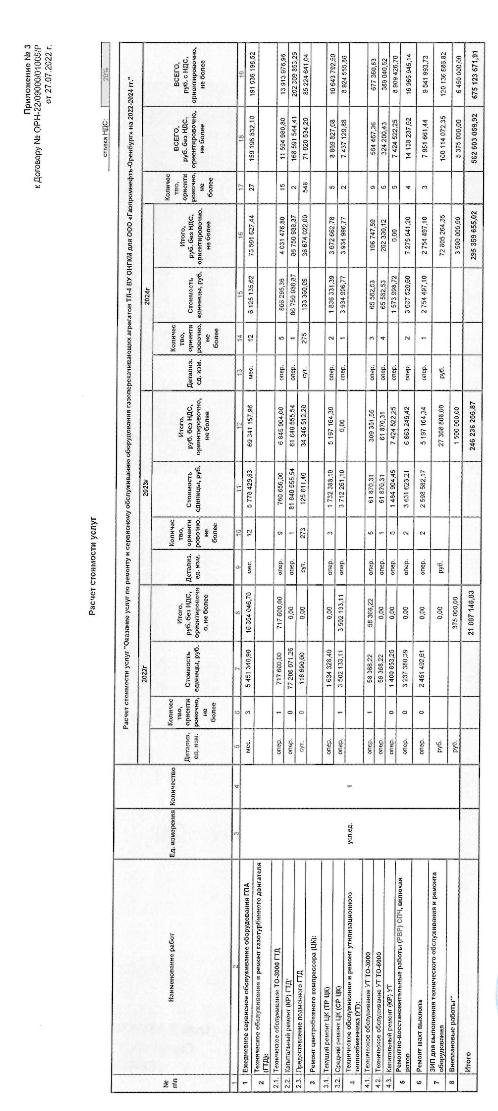
#> input picture data/input/original.jpeg, 498 x 1111 px, found by its file name
$ python test_table_contour.py
#> lines starting #> are read from the running program, lines starting #| are printed output that depends on the picture; after the words box and inside, x2 and y2 are one past the last pixel; in counts of white or black regions, pixels touching at a corner belong together
import cv2
import os
import numpy as np

# Assume your preprocess and find_table_contour functions are defined above

# Load an image (replace with your own test image path)
img_path = "data/input/original.jpeg"  # e.g., photo of a receipt, table, document
img = cv2.imread(img_path)
#> img is the input picture: shape (1111, 498, 3); mean B, G, R 235.5, 235.5, 235.5
DEVELOPMENT_DIR = "steps_out"


# ---------- Основные шаги ----------
# ---------- Основные шаги ----------

def mask_pixels(img, output_path="masked_image.png"):
#> called with output_path = 'mask_1.png'
    import numpy as np
    import cv2

    # Convert to float 0–1
    img = img.astype(np.float32) / 255.0

    # If image is grayscale (2D), expand to 3D so we can use axis=2
    if len(img.shape) == 2:
        img = np.stack([img, img, img], axis=2)

    # Compute brightness and color variation
    brightness = np.mean(img, axis=2)
    color_diff = np.max(img, axis=2) - np.min(img, axis=2)

    # Threshold
    bright_thresh = 0.86
    color_thresh = 0.1

    # Mask for light gray pixels
    mask = (brightness > bright_thresh) & (color_diff < color_thresh)
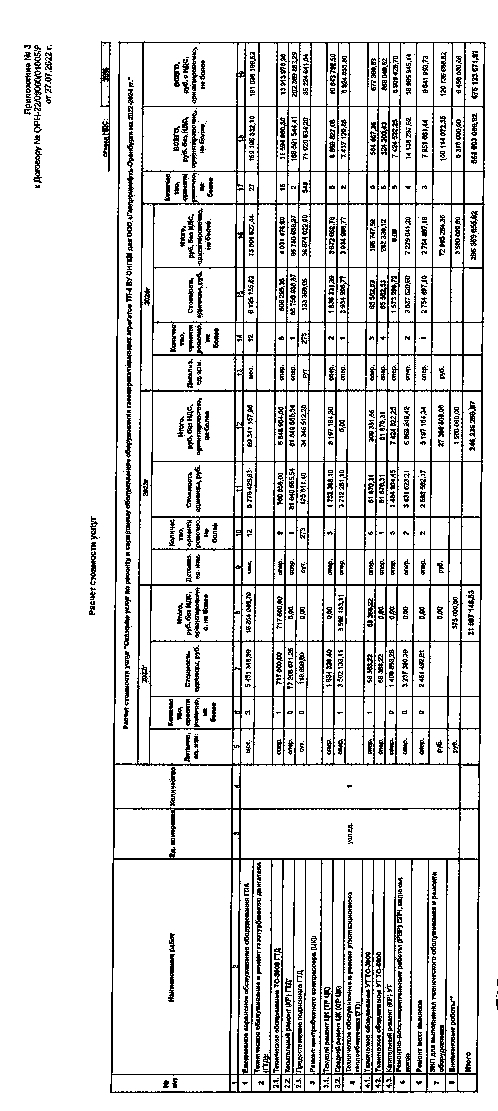
#> mask: shape (1111, 498) bool; 87.1% white; black in thin lines or dots

    # Replace with white
    img[mask] = [1.0, 1.0, 1.0]

    # Convert back to uint8
    result = (img * 255).astype(np.uint8)
    cv2.imwrite(f"steps_out/{output_path}", result)
    return result

def preprocess(img):
    filename_1 = "grayscale_image.png"
    filename_2 = "thresholded_image.png"
    filename_3 = "denoised_image.png"
    path_1 = os.path.join(DEVELOPMENT_DIR, filename_1)
    path_2 = os.path.join(DEVELOPMENT_DIR, filename_2)
    path_3 = os.path.join(DEVELOPMENT_DIR, filename_3)


    gray = mask_pixels(img, "mask_1.png")
    gray = cv2.cvtColor(gray, cv2.COLOR_BGR2GRAY)
    # better contrast
    clahe = cv2.createCLAHE(clipLimit=2.0, tileGridSize=(12,12))
    gray = clahe.apply(gray)
    gray_2 = mask_pixels(img, "mask_2.png")
    den = cv2.bilateralFilter(gray_2, d=9, sigmaColor=30, sigmaSpace=30)


    # Ensure single-channel uint8 before thresholding
    if len(den.shape) == 3:
        den = cv2.cvtColor(den, cv2.COLOR_BGR2GRAY)
#> den: shape (1111, 498)

    if den.dtype != np.uint8:
        den = (den * 255).astype(np.uint8)
    # # adaptive threshold - хорош для разного освещения
    th = cv2.adaptiveThreshold(den, 255, cv2.ADAPTIVE_THRESH_GAUSSIAN_C,
                               cv2.THRESH_BINARY_INV, 11, 2)
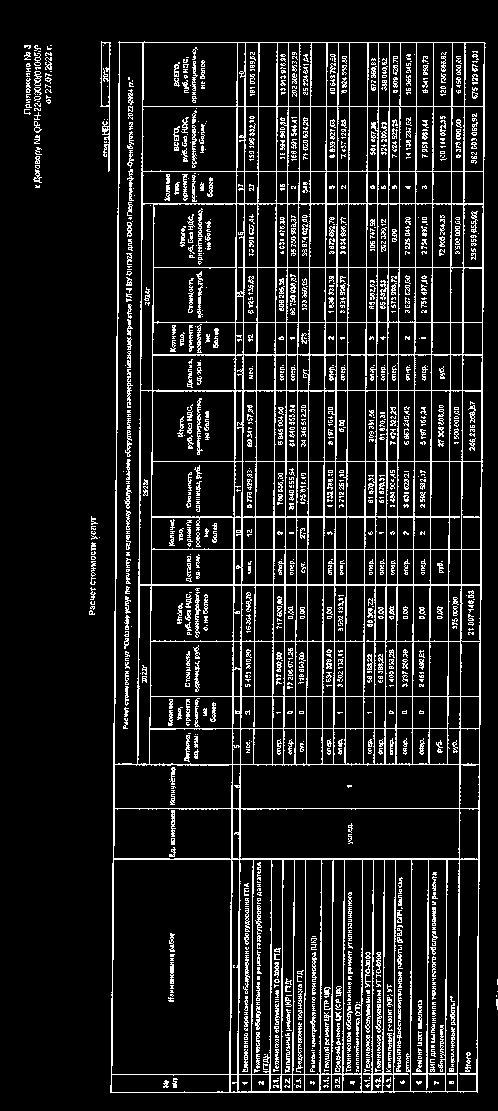
#> th: shape (1111, 498); 11.7% white in thin lines or dots

    cv2.imwrite(path_1, gray)
    cv2.imwrite(path_2, th)
    cv2.imwrite(path_3, den)
    return gray, th


def find_table_contour(thresh):
    # ищем крупный контур (таблицу)
    contours, _ = cv2.findContours(thresh, cv2.RETR_EXTERNAL, cv2.CHAIN_APPROX_SIMPLE)
#> contours = 64 contours, 53 with area under 20; largest, box (x1, y1, x2, y2) and area: (110, 41, 486, 1093) 384120, (100, 41, 111, 172) 634, (34, 71, 42, 86) 46, (33, 169, 42, 183) 42, (34, 121, 42, 133) 39
    if not contours:
        return None
    contours = sorted(contours, key=cv2.contourArea, reverse=True) #why to sort? - Why? The table or document is usually the largest object in the image.
    for c in contours:
        peri = cv2.arcLength(c, True) # True perimeter is closed
        approx = cv2.approxPolyDP(c, 0.02*peri, True)
        if len(approx) == 4:
            return approx.reshape(4,2)
#> this loop made 1 pass
#> (peri, approx) on pass 1: (2865.7, [[119, 41], [110, 1092], [477, 1092], [485, 43]])
    return None

if img is None:
    raise FileNotFoundError(f"Image not found: {img_path}")

# Preprocess to get thresholded image
gray, thresh = preprocess(img)  # your existing function

# Find table contour
table_contour = find_table_contour(thresh)
#> table_contour = [[119, 41], [110, 1092], [477, 1092], [485, 43]]

# Draw result
output = img.copy()

if table_contour is not None:
    print("✅ Table contour found!")
    print("Corners:", table_contour)
#| Corners: [[ 119   41]
#|  [ 110 1092]
#|  [ 477 1092]
#|  [ 485   43]]

    # Draw the contour (in green)
    cv2.drawContours(output, [table_contour], -1, (0, 255, 0), 3)
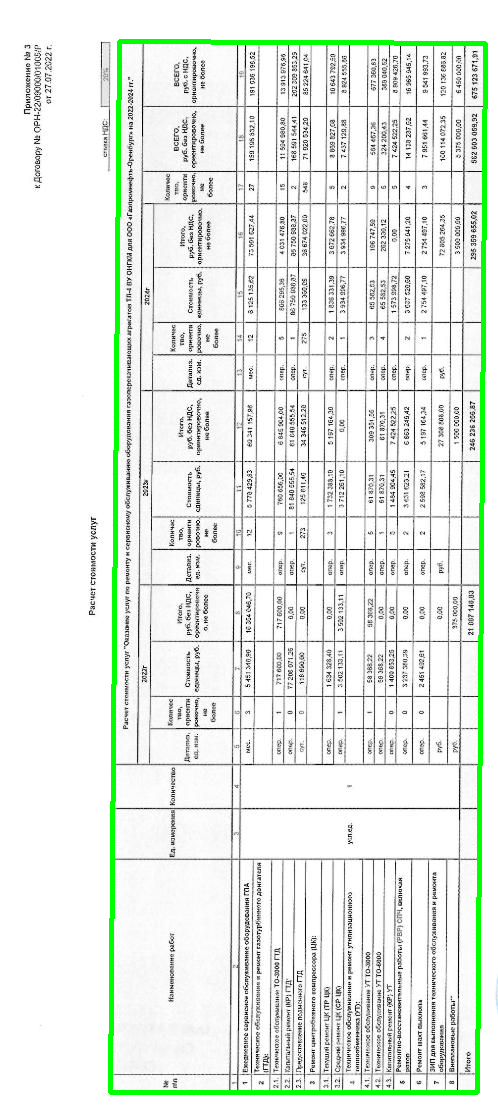
#> output: shape (1111, 498, 3); 2.56% of pixels changed, all inside (x1, y1, x2, y2) = (108, 39, 488, 1095)

    # Optionally: label each corner
    for i, (x, y) in enumerate(table_contour):
        cv2.circle(output, (x, y), 8, (0, 0, 255), -1)  # red dot
        cv2.putText(output, f"P{i}", (x+10, y), cv2.FONT_HERSHEY_SIMPLEX, 0.6, (255, 0, 0), 2)
#> this loop made 4 passes
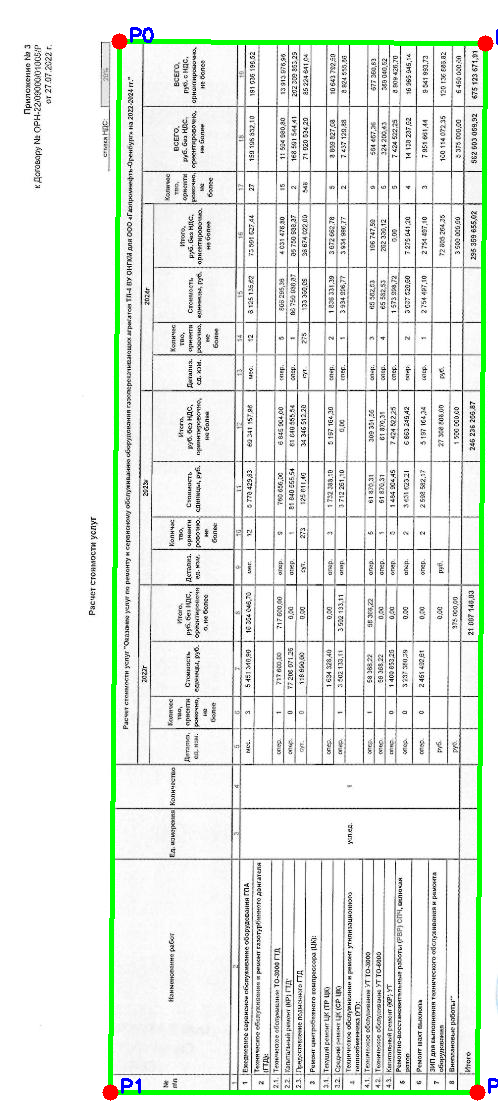
#> output: shape (1111, 498, 3); 0.23% of pixels changed, all inside (x1, y1, x2, y2) = (102, 27, 498, 1101)
else:
    print("❌ No table contour found.")
OUTPUT_DIR = "steps_out"
path_1 = os.path.join(OUTPUT_DIR, "output_with_contour.jpg")
cv2.imwrite(path_1, output)
path_2 = os.path.join(OUTPUT_DIR, "threshold_used.jpg")
cv2.imwrite(path_2, thresh)
# [8 lines of commented-out code are left out]

$ run again, with data/input/table_image_1jpeg.jpeg copied over data/input/original.jpeg
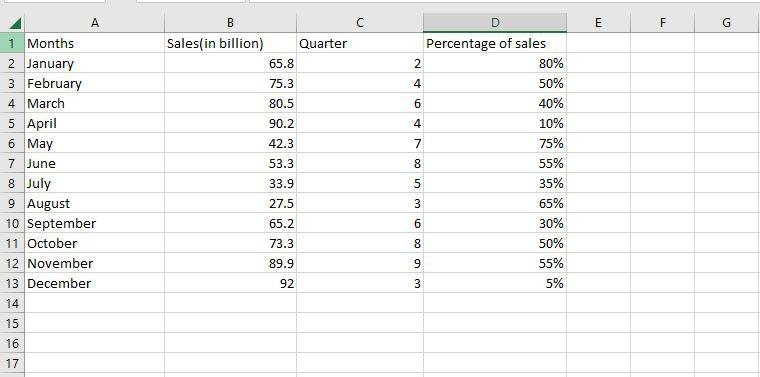
#> input picture data/input/table_image_1jpeg.jpeg, 760 x 377 px, found by its file name
#> img is the input picture: shape (377, 760, 3); mean B, G, R 243.9, 244.3, 244
#> mask: shape (377, 760) bool; 89.9% white; black in thin lines or dots
#> in preprocess, `th = cv2.adaptiveThreshold(den, 255, cv2.ADAPTIVE_THRESH_GAUSSIAN_C, c..`:
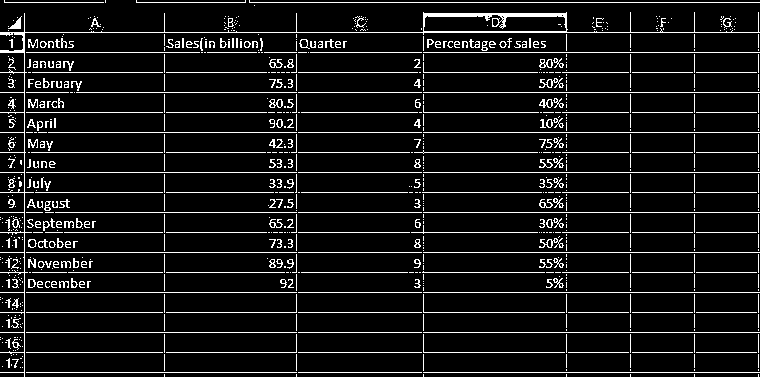
#> th: shape (377, 760); 8.5% white in thin lines or dots
#> contours = 887 contours, 815 with area under 20; largest, box (x1, y1, x2, y2) and area: (0, 12, 760, 377) 2900, (539, 238, 564, 248) 76, (539, 78, 564, 88) 76, (269, 99, 283, 108) 72, (539, 59, 553, 68) 72
#> the loop in find_table_contour, `for c in contours:` made 1 pass
#> (peri, approx) on pass 1: (3366.7, [[758, 12], [24, 13], [0, 372], [25, 32]])
#> table_contour = [[758, 12], [24, 13], [0, 372], [25, 32]]
#| Corners: [[758  12]
#|  [ 24  13]
#|  [  0 372]
#|  [ 25  32]]
#> the loop `for i, (x, y) in enumerate(table_contour):` made 4 passes
#> after the loop `for i, (x, y) in enumerate(table_contour):`:
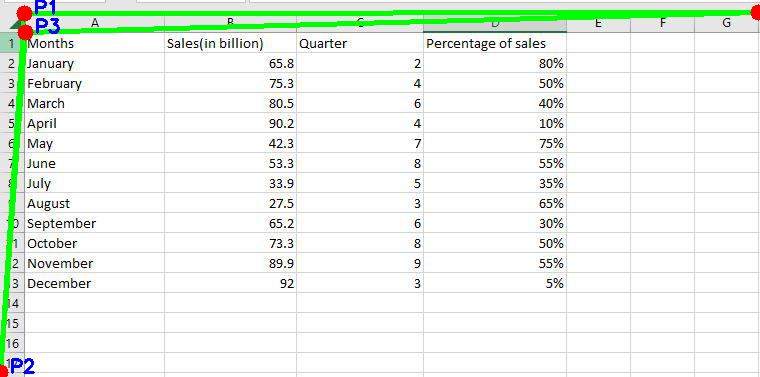
#> output: shape (377, 760, 3); mean B, G, R 236.7, 244.4, 236.9
